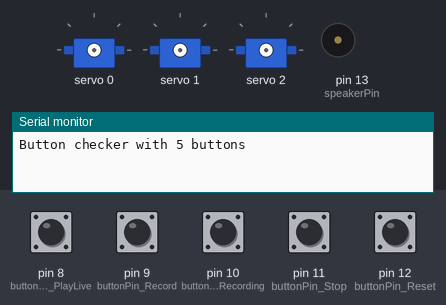
Bench run of a sketch on a simulated Arduino Uno, built with avr-gcc and run on an emulated ATmega328P. On the bench: 3 × servo, buzzer (waves = sounding), the last lines printed to the serial monitor. The test bench sets the inputs (shaded band); at power-on: pin 8 (buttonPin_PlayLive), pin 9 (buttonPin_Record), pin 10 (buttonPin_PlayRecording), pin 11 (buttonPin_Stop), pin 12 (buttonPin_Reset) HIGH.

Above: at 1.2 s.
1.3 s: pin 10 (buttonPin_PlayRecording) pulled LOW for 0.15 s
At 2.7 s:
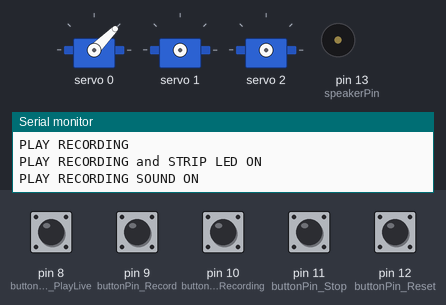
At 4.6 s:
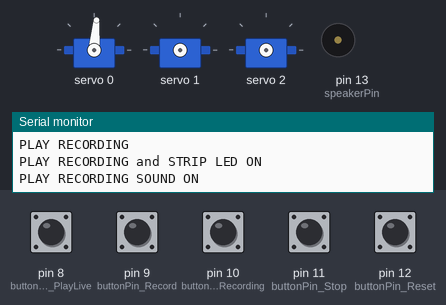
Timing chart, 0 to 22.2 s (numbered marks = the images above; inputs shaded):
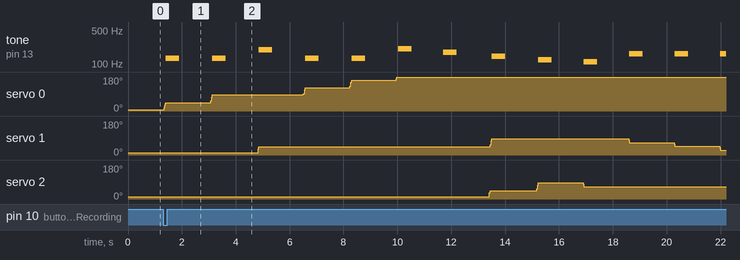

Measured:
- after the input at 1.3 s, tone on pin 13 (speakerPin): plays 130 Hz for 0.50 s, 130 Hz for 0.50 s, 195 Hz for 0.50 s, 130 Hz for 0.50 s, 130 Hz for 0.50 s, 207 Hz for 0.50 s … (13 notes in this stretch), starting after 0.10 s; servo 0: moves from 6° to 180° over 8.6 s, starting after 0.05 s

The sketch:

SampleWithLEDsButtonsAndMotors.ino
```cpp
#define DEBOUNCE 10  // how many ms to debounce, 5+ ms is usually plenty

#include <Wire.h>
#include <Adafruit_PWMServoDriver.h>

// 5 States
#define PLAY_LIVE 0
#define RECORD 1
#define PLAY_RECORDING 2
#define STOP 3
#define RESET 4

//Musical Notes
#define A2 110
#define B2 123.471
#define C3 130.813
#define D3 146.832
#define E3 164.814
#define F3 174.614
#define G3 195.998
#define G_sharp3 207.652

const int ledPin_PlayLive = 2;
const int ledPin_Record = 3;
const int ledPin_PlayRecording = 4;
const int ledPin_Stop = 5;
const int ledPin_Reset = 6;
const int ledPin_StripLight= 7;
const int buttonPin_PlayLive = 8;
const int buttonPin_Record = 9;
const int buttonPin_PlayRecording = 10;
const int buttonPin_Stop = 11;
const int buttonPin_Reset = 12;
const int speakerPin = 13;

//Servo code
Adafruit_PWMServoDriver pwm = Adafruit_PWMServoDriver();

int SERVOMIN = 150;
int SERVOMAX = 600;
int USMIN = 600;
int USMAX = 2400;
int currentServoAng1 = 150;
int currentServoAng2 = 150;
int currentServoAng3 = 150;
int ServoState1 = SERVOMIN;
int ServoState2 = SERVOMIN;
int ServoState3 = SERVOMIN;


//define the buttons that we'll use.
byte buttons[] = {buttonPin_PlayLive, buttonPin_Record, buttonPin_PlayRecording, buttonPin_Stop, buttonPin_Reset};

//determine how big the array up above is, by checking the size
#define NUMBUTTONS sizeof(buttons)

//track if a button is just pressed, just released, or 'currently pressed'
byte pressed[NUMBUTTONS], justpressed[NUMBUTTONS], justreleased[NUMBUTTONS];
byte previous_keystate[NUMBUTTONS], current_keystate[NUMBUTTONS];


void setup() {
  pwm.begin();
  pwm.setOscillatorFrequency(27000000);
  pwm.setPWMFreq(60);  // Analog servos run at ~60 Hz updates

  byte i;
  Serial.begin(9600); //set up serial port
  Serial.print("Button checker with ");
  Serial.print(NUMBUTTONS, DEC);
  Serial.println(" buttons");
  // Make input & enable pull-up resistors on switch pins
  for (i=0; i< NUMBUTTONS; i++) {
    pinMode(buttons[i], INPUT);
    digitalWrite(buttons[i], HIGH);
  }
}

void loop() {
  byte thisSwitch=thisSwitch_justPressed();
  switch(thisSwitch)
  {
  case 0:
    Serial.println("PLAY LIVE");
    ledSwitch(thisSwitch);
    sound(thisSwitch);
    break;
  case 1:
    Serial.println("RECORD");
    ledSwitch(thisSwitch);
    sound(thisSwitch);
    break;
  case 2:
    Serial.println("PLAY RECORDING");
    ledSwitch(thisSwitch);
    sound(thisSwitch);
    break;
  case 3:
    Serial.println("STOP");
    ledSwitch(thisSwitch);
    sound(thisSwitch);
    break;
  case 4:
    Serial.println("RESET");
    ledSwitch(thisSwitch);
    sound(thisSwitch);
    break;
  }
}

void check_switches()
{
  static byte previousstate[NUMBUTTONS];
  static byte currentstate[NUMBUTTONS];
  static long lasttime;
  byte index;
  if (millis() < lasttime) {
    // we wrapped around, lets just try again
    lasttime = millis();
  }
  if ((lasttime + DEBOUNCE) > millis()) {
    // not enough time has passed to debounce
    return;
  }
  // ok we have waited DEBOUNCE milliseconds, lets reset the timer
  lasttime = millis();
  for (index = 0; index < NUMBUTTONS; index++) {
    justpressed[index] = 0;       //when we start, we clear out the "just" indicators
    justreleased[index] = 0;
    currentstate[index] = digitalRead(buttons[index]);   //read the button
    if (currentstate[index] == previousstate[index]) {
      if ((pressed[index] == LOW) && (currentstate[index] == LOW)) {
        // just pressed
        justpressed[index] = 1;
      }
      else if ((pressed[index] == HIGH) && (currentstate[index] == HIGH)) {
        justreleased[index] = 1; // just released
      }
      pressed[index] = !currentstate[index];  //remember, digital HIGH means NOT pressed
    }
    previousstate[index] = currentstate[index]; //keep a running tally of the buttons
  }
}

byte thisSwitch_justPressed() {
  byte thisSwitch = 255;
  check_switches();  //check the switches &amp; get the current state
  for (byte i = 0; i < NUMBUTTONS; i++) {
    current_keystate[i]=justpressed[i];
    if (current_keystate[i] != previous_keystate[i]) {
      if (current_keystate[i]) thisSwitch=i;
    }
    previous_keystate[i]=current_keystate[i];
  }
  return thisSwitch;
}

void ledSwitch(int switchNum){
  switch(switchNum)
  {
  case 0:
    Serial.println("PLAY LIVE and STRIP LED ON");
    digitalWrite(ledPin_PlayLive, HIGH);
    digitalWrite(ledPin_Record, LOW);
    digitalWrite(ledPin_PlayRecording, LOW);
    digitalWrite(ledPin_Stop, LOW);
    digitalWrite(ledPin_Reset, LOW);
    digitalWrite(ledPin_StripLight, HIGH);
    break;
  case 1:
    Serial.println("RECORD LED ON");
    digitalWrite(ledPin_PlayLive, LOW);
    digitalWrite(ledPin_Record, HIGH);
    digitalWrite(ledPin_PlayRecording, LOW);
    digitalWrite(ledPin_Stop, LOW);
    digitalWrite(ledPin_Reset, LOW);
    break;
  case 2:
    Serial.println("PLAY RECORDING and STRIP LED ON");
    digitalWrite(ledPin_PlayLive, LOW);
    digitalWrite(ledPin_Record, LOW);
    digitalWrite(ledPin_PlayRecording, HIGH);
    digitalWrite(ledPin_Stop, LOW);
    digitalWrite(ledPin_Reset, LOW);
    break;
  case 3:
    Serial.println("STOP LED ON");
    digitalWrite(ledPin_PlayLive, LOW);
    digitalWrite(ledPin_Record, LOW);
    digitalWrite(ledPin_PlayRecording, LOW);
    digitalWrite(ledPin_Stop, HIGH);
    digitalWrite(ledPin_Reset, LOW);
    digitalWrite(ledPin_StripLight, HIGH);
    break;
  case 4:
    Serial.println("RESET LED ON");
    digitalWrite(ledPin_PlayLive, LOW);
    digitalWrite(ledPin_Record, LOW);
    digitalWrite(ledPin_PlayRecording, LOW);
    digitalWrite(ledPin_Stop, LOW);
    digitalWrite(ledPin_Reset, HIGH);
    break;
  }
}

void sound(int switchNum){
  switch(switchNum)
  {
  case 0:
    Serial.println("PLAY LIVE SOUND ON");
    /*IMPLEMENT */
    break;
  case 1:
    Serial.println("RECORD SOUND ON");
    /*IMPLEMENT */
    break;
  case 2:
    Serial.println("PLAY RECORDING SOUND ON");
    sampleMelody();
    break;
  case 3:
    Serial.println("STOP LED ON");
    noTone(speakerPin);
    break;
  case 4:
    Serial.println("RESET LED ON");
    noTone(speakerPin);
    for (uint16_t pulselen = currentServoAng1; pulselen > SERVOMIN; pulselen--) {
        pwm.setPWM(0, 0, pulselen);
      }
    for (uint16_t pulselen = currentServoAng2; pulselen > SERVOMIN; pulselen--) {
        pwm.setPWM(1, 0, pulselen);
      }
    for (uint16_t pulselen = currentServoAng3; pulselen > SERVOMIN; pulselen--) {
        pwm.setPWM(2, 0, pulselen);
      }
    break;
  }
}

void sampleMelody(){
  int sampleMelody[] = { C3, C3, G3, C3, C3, G_sharp3, F3, D3, B2, A2, E3, E3, E3, E3, G3, G3, D3, C3, B2, A2, A2, B2, C3, D3, G3, G3,E3, E3, E3, E3, A2, B2, D3, F3, G_sharp3, C3, C3, G3, C3, C3};
  int noteDurations[] = { 2, 2, 2, 2, 2, 2, 2, 2, 2, 2, 2, 2, 2, 2, 2 , 2, 2, 2, 2, 2, 2, 2, 2, 2, 2, 2, 2, 2, 2, 2, 2, 2, 2, 2, 2 , 2, 2, 2, 2, 2};

  for (int thisNote = 0; thisNote < 40; thisNote++) {

    // to calculate the note duration, take one second divided by the note type.
    //e.g. quarter note = 1000 / 4, eighth note = 1000/4, etc.
    int noteDuration = 1000 / noteDurations[thisNote];
    /*
    for (uint16_t pulselen = SERVOMIN; pulselen < SERVOMAX; pulselen++) {
      pwm.setPWM(0, 0, pulselen);
    }

    delay(500);
    for (uint16_t pulselen = SERVOMAX; pulselen > SERVOMIN; pulselen--) {
      pwm.setPWM(0, 0, pulselen);
    }

    delay(500);
    */

    // Drive each servo one at a time using writeMicroseconds(), it's not precise due to calculation rounding!
    // The writeMicroseconds() function is used to mimic the Arduino Servo library writeMicroseconds() behavior.


    //servo movement
    //Serial.println(sampleMelody[thisNote]);
    //It truncates the value of the note
    if (sampleMelody[thisNote] == floor(C3)){
      //Serial.println(sampleMelody[thisNote]);
      //Serial.println("Made It");
      for (uint16_t pulselen = currentServoAng1; pulselen < currentServoAng1 + 100; pulselen++) {
        pwm.setPWM(0, 0, pulselen);
      }
      //moveServo(currentServoAng1, 150, 0);
      currentServoAng1 += 100;
    }
    else if (sampleMelody[thisNote] == floor(G3)){
      //Serial.println(sampleMelody[thisNote]);
      //Serial.println("Made It");
      for (uint16_t pulselen = currentServoAng2; pulselen < currentServoAng2 + 100; pulselen++) {
        pwm.setPWM(1, 0, pulselen);
      }
      //moveServo(currentServoAng2, 150, 1);
      currentServoAng2 += 100;
    }
    else if(sampleMelody[thisNote] == floor(G_sharp3)){
      //Serial.println(sampleMelody[thisNote]);
      //Serial.println("Made It");
      for (uint16_t pulselen = currentServoAng1; pulselen < currentServoAng1 + 100; pulselen++) {
        pwm.setPWM(0, 0, pulselen);
      }
      //moveServo(currentServoAng1, 50, 0);
      currentServoAng1 += 100;
    }
    else if (sampleMelody[thisNote] == floor(B2)){
      //Serial.println(sampleMelody[thisNote]);
      //Serial.println("Made It");
      for (uint16_t pulselen = currentServoAng3; pulselen < currentServoAng3 + 100; pulselen++) {
        pwm.setPWM(2, 0, pulselen);
      }
      //moveServo(currentServoAng2, 150, 1);
      currentServoAng3 += 100;
    }
    else if(sampleMelody[thisNote] == floor(F3)){
      //Serial.println(sampleMelody[thisNote]);
      //Serial.println("Made It");
      for (uint16_t pulselen = currentServoAng1; pulselen > currentServoAng1 - 50; pulselen--) {
        pwm.setPWM(0, 0, pulselen);
      }
      //moveServo(currentServoAng1, currentServoAng1 - 150, 0);
      currentServoAng1 -= 50;
    }
    else if (sampleMelody[thisNote] == floor(A2)){
      //Serial.println(sampleMelody[thisNote]);
      //Serial.println("Made It");
      for (uint16_t pulselen = currentServoAng3; pulselen > currentServoAng3 - 50; pulselen--) {
        pwm.setPWM(2, 0, pulselen);
      }
      //moveServo(currentServoAng2, 150, 1);
      currentServoAng3 -= 50;
    }
    else if (sampleMelody[thisNote] == floor(D3)){
      //Serial.println(sampleMelody[thisNote]);
      //Serial.println("Made It");
      for (uint16_t pulselen = currentServoAng3; pulselen < currentServoAng3 + 100; pulselen++) {
        pwm.setPWM(2, 0, pulselen);
      }
      for (uint16_t pulselen = currentServoAng2; pulselen < currentServoAng2 + 100; pulselen++) {
        pwm.setPWM(1, 0, pulselen);
      }
      //moveServo(currentServoAng2, 150, 1);
      currentServoAng2 += 100;
      currentServoAng3 += 100;
    }
    else if (sampleMelody[thisNote] == floor(E3)){
      //Serial.println(sampleMelody[thisNote]);
      //Serial.println("Made It");
      for (uint16_t pulselen = currentServoAng2; pulselen > currentServoAng2 - 50; pulselen--) {
        pwm.setPWM(1, 0, pulselen);
      }
      //moveServo(currentServoAng2, 150, 1);
      currentServoAng2 -= 50;
    }

    tone(speakerPin, sampleMelody[thisNote], noteDuration);

    // to distinguish the notes, set a minimum time between them.
    // the note's duration + 30% seems to work well:
    int pauseBetweenNotes = noteDuration * 3.30;
    delay(pauseBetweenNotes);
    // stop the tone playing:
    noTone(speakerPin);


  }
}


void moveServo(int from, int to, int servonum){
  if (from < to){
    for (uint16_t pulselen = from; pulselen < to; pulselen++) {
      pwm.setPWM(servonum, 0, pulselen);
    }
  }
  else{
    for (uint16_t pulselen = from; pulselen > to; pulselen--) {
        pwm.setPWM(servonum, 0, pulselen);
    }
  }
}
```
